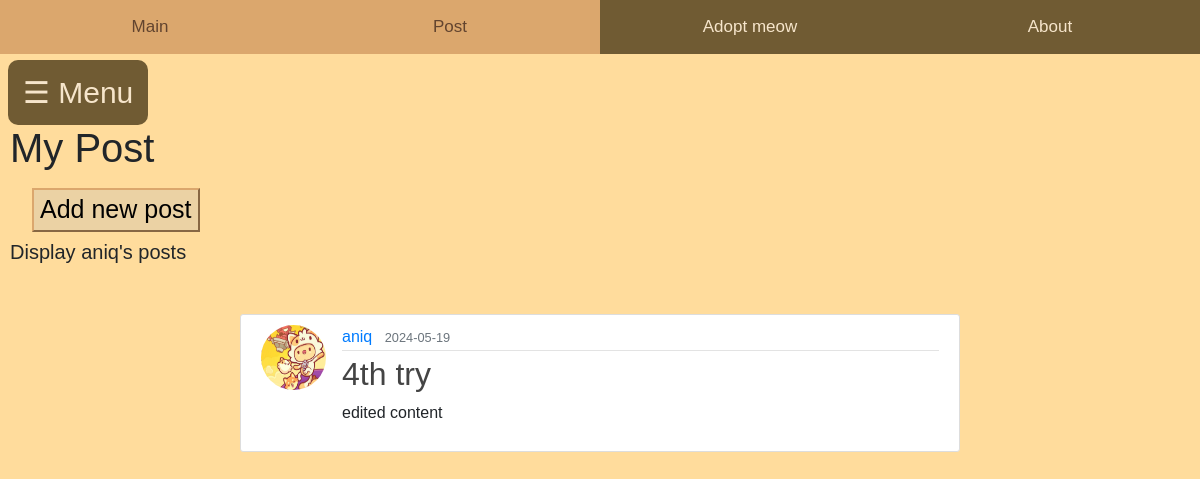
Page /user_posts (signed in) on the committed database.
### home/models.py (models this page shows, shortened)
class User(db.Model, UserMixin):
    id = db.Column(db.Integer, primary_key=True)
    fullname = db.Column(db.String(120), unique=True, nullable=False)
    email = db.Column(db.String(20), unique=True, nullable=False)
    username = db.Column(db.String(120), unique=True, nullable=False)
    password1 = db.Column(db.String(255), nullable=False)
    password2 = db.Column(db.String(255), nullable=False)
    state = db.Column(db.String(120), nullable=False)
    phonenumber = db.Column(db.String(20), unique=True, nullable=False)
    posts = db.relationship('Post', backref='author', lazy=True)

class Post(db.Model):
    id = db.Column(db.Integer, primary_key = True)
    title = db.Column(db.String(255), nullable =False)
    content = db.Column(db.Text, nullable=False)
    date = db.Column(db.DateTime, nullable=False, default=func.now())
    user_id = db.Column(db.Integer, db.ForeignKey('user.id'), nullable=False)
    file = db.Column(db.String(255), nullable=True)

### home/views.py (the view)
@views.route('/user_posts')
def user_posts():
    user_posts = Post.query.filter_by(author=current_user).all()
    return render_template('user_posts.html', posts=user_posts)

### home/templates/user_posts.html (shortened to what this page needs)
<!DOCTYPE html>
<html>
<head>
    <link rel="stylesheet" href="https://maxcdn.bootstrapcdn.com/bootstrap/4.0.0/css/bootstrap.min.css">
    <link rel='stylesheet' type='text/css' media='screen' href="{{url_for('static',filename='main.css')}}">
    <div class="topnav">
        <a href="/mainpage">Main</a>
        <a class="active" href="/post">Post</a>
        <a href="/adoptmeow">Adopt meow</a>
        <a href="/donation">About</a>
      </div>
</head>
<body>
    <span class='menu-button' style="font-size:30px;cursor:pointer" onclick="openNav()">&#9776; Menu</span>
    <br />
    <div class="mypost-content">
        <h1>My Post</h1>
        <div class="newpost">
            <a href="/createpost"><button class="addpostbtn">Add new post</button></a>
        </div>
        <div class="user_posts">
            <h5>Display {{current_user.username}}'s posts</h5>
        </div>
    </div>
    <div class="post-content">
        {% for post in posts %}
        <article class="media content-section">
          <img class="rounded-circle article-img" src="{{ url_for('static', filename='neko.jpg' )}}">
          <div class="media-body">
            <div class="article-metadata">
              <a class="mr-2" href="#">{{ post.author.username }}</a>
              <small class="text-muted">{{ post.date.strftime('%Y-%m-%d') }}</small>
            </div>
            <h2><a class="article-title" href="{{ url_for('views.post', post_id=post.id) }}">{{ post.title }}</a></h2>
            <p class="article-content">{{ post.content }}</p>
          </div>
        </article>
    {% endfor %}
    </div>
</body>
</html>

### home/static/main.css (style rules this page uses)
body { margin: 0; padding: 0; overflow-x: hidden; background-color: #ffdc9c; margin-top: 100px; font-family: Arial, Helvetica, sans-serif; }
.content-section { background: #ffffff; padding: 10px 20px; border: 1px solid #dddddd; border-radius: 3px; margin-top: 50px; margin-bottom: 20px; margin-left: 20%; margin-right: 20%; }
.mypost-content h1,h5 { margin-left: 10px; }
.addpostbtn { background-color: #ebd2a4; border-color: #dba76d; }
.article-title { color: #444444; }
.article-content { white-space: pre-line; }
.article-img { height: 65px; width: 65px; margin-right: 16px; }
.article-metadata { padding-bottom: 1px; margin-bottom: 4px; border-bottom: 1px solid #e3e3e3 }
.newpost a { padding: 8px 8px 8px 32px; text-decoration: none; font-size: 25px; color: #47301a; display: block; }
.topnav { overflow: hidden; background-color: #705b33; position: fixed; width: 100%; top: 0; z-index: 1; }
.topnav a { float: left; color: #f6e5cb; text-align: center; padding: 14px 0;; text-decoration: none; font-size: 17px; width: 25%; }
.topnav a:hover, a.active { background-color: #dba76d; color: #62442f; font-size: 17px; }
.topnav::after { content: ""; display: table; clear: both; }
.menu-button { position: absolute; top: 60px; left: 8px; font-size: 20px; cursor: pointer; color: #f6e5cb; background-color: #705b33; padding: 10px 15px; border-radius: 10px; }

### rows in the picture
User: username "aniq"
Post: author.username "aniq", date "2024-05-19", title "4th try", content "edited content"
